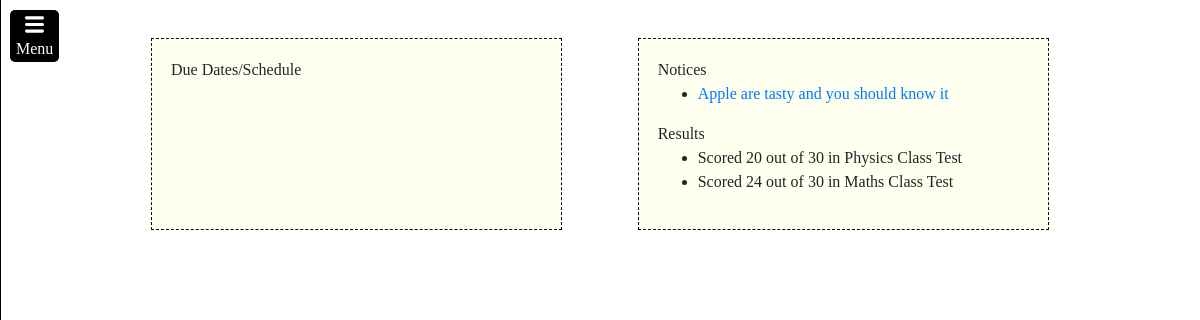
/student/ (signed in), run on an earlier commit of the app's database.
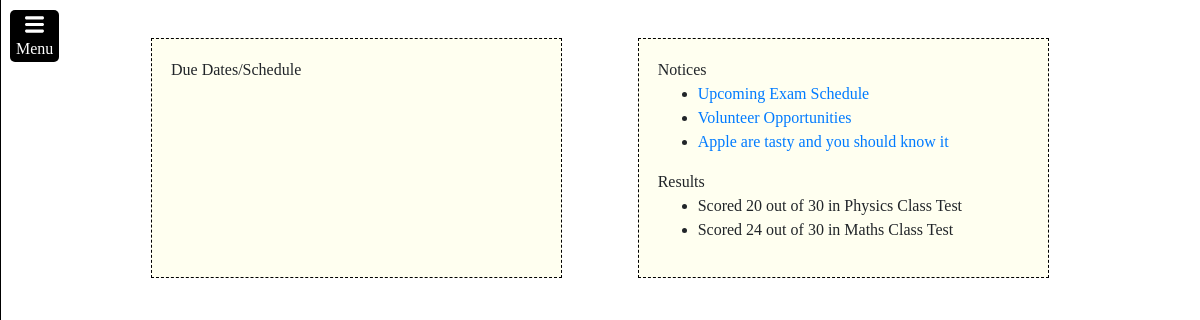
And on a later commit of the database.
### student/models.py (models this page shows, shortened)
class Notice(models.Model):
    issued_for = models.ForeignKey(Classroom, on_delete=models.CASCADE)
    issued_by = models.ForeignKey(User, on_delete=models.CASCADE)
    title = models.CharField(max_length=150)
    content = models.TextField(max_length=2000)
    issue_date = models.DateField(default=datetime.now())

class Result(models.Model):
    student = models.ForeignKey(User, on_delete=models.CASCADE)
    topic = models.CharField(max_length=150)
    marks = models.IntegerField()
    max_marks = models.IntegerField()
    date = models.DateField()
    is_active = models.BooleanField(default=True)

### student/views.py (the view)
# urls.py: path("", views.index, name="index"),
@login_required
def index(request):
    if request.user.is_employee:
        return HttpResponseRedirect(reverse("student:staff_page"))
    try:
        user_classroom = Member.objects.get(member=request.user).classroom
    except:
        return HttpResponseRedirect(reverse("student:join_class"))
    schedule = list(Schedule.objects.filter(user=request.user, due_date__gt=timezone.now()).order_by("-due_date").values())
    schedule = schedule[:5]
    notices = list(Notice.objects.filter(issued_for=user_classroom).order_by("-issue_date").values())
    notices = notices[:3]
    results = list(Result.objects.filter(student=request.user).order_by("-date").values())
    results = results[:3]
    return render(request, "student/index.html", {
        "schedule":schedule,
        "notices":notices,
        "results":results,
    })

### student/templates/student/index.html (shortened to what this page needs)
{% extends 'student/layout.html' %}
{% load static %}
{% block head %}
    <link rel="stylesheet" href="{% static 'student/index.css' %}">
{% endblock %}
{% block body %}
    <div class="homeBody">
        <div>
            Due Dates/Schedule
        </div>
        <div>
            <div>
                Notices
                <ul>
                    {% for item in notices %}
                    <li> <a href="{% url 'student:notice_page' notice_id=item.id %}" target="_blank">{{item.title}}</a> </li>
                    {% endfor %}
                </ul>
            </div>
            <div>
                Results
                <ul>
                    {% for item in results %}
                    <li>Scored {{item.marks}} out of {{item.max_marks}} in {{item.topic}}</li>
                    {% endfor %}
                </ul>
            </div>
        </div>
    </div>
{% endblock %}

What changed in the data, as far as the page shows it:
added Notice: title "Upcoming Exam Schedule"
added Notice: title "Volunteer Opportunities"
